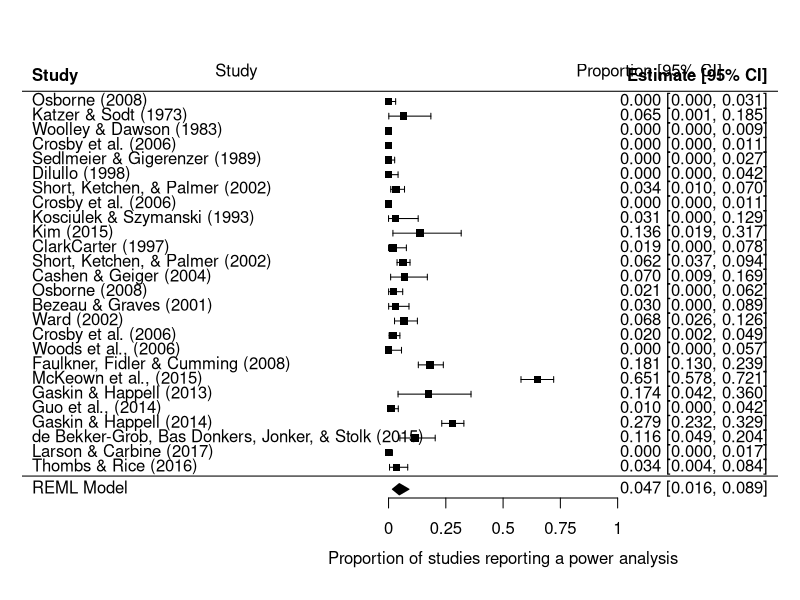
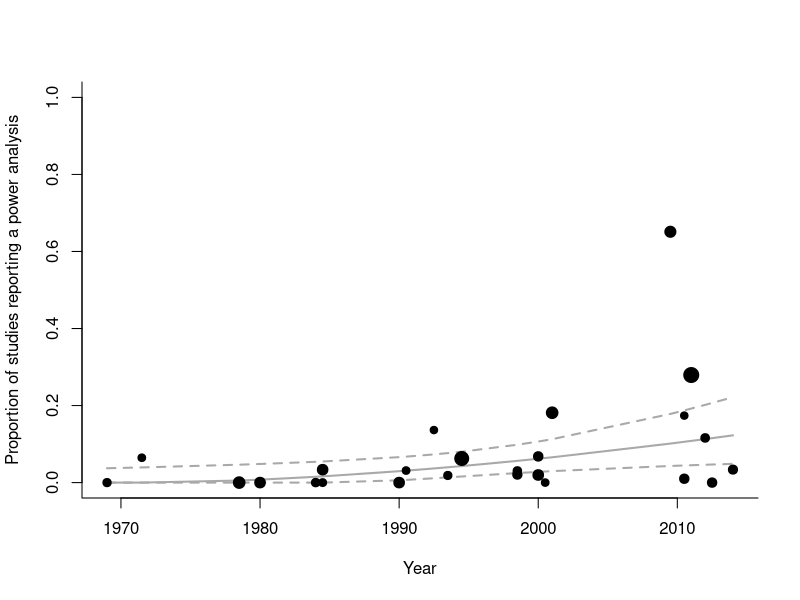

These figures' R source, in order:
# Secondary analysis of the proportion of studies reporting a PA, meta-anaylsis without mods, and meta-analysis with year as a moderator
## Code adapted from http://www.metafor-project.org/doku.php/faq#how_is_the_freeman-tukey_trans ~ Example from this used as a rough model (i.e., not FE, but REML estimation used, but otherwise quite similar), code for last diagram adapted from "http://www.metafor-project.org/doku.php/analyses:viechtbauer2007b"
library(metafor); library(readxl)

# Importing data - you will need to replace this file path with the file path to the file from https://osf.io/gpvbq/
dataSetOri <- read_excel("SecondaryAnalysisData2018.03.25.xlsx", 
                         sheet = "Data_prop_reporting_PA")
dataSetOri <-as.data.frame(dataSetOri)

dataSet  <- dataSetOri

############# Data cleaning ############ 

### replace year data with median year ###

#extract years vector for easy use
years<-dataSet$YearsStudied
# Extract just those studies that cover 1 year (produces warning, as studies which cover ranges are changed to NAs)
medianYear<-as.numeric(years) # as.numeric(years)[is.na(as.numeric(years))]

# index through from 1 to years
for(i in 1:length(years)) {
  # if the years is not a numeric (i.e., if "as.numeric(years)[i]" is na, AND unlisting a split string of years[i] does produce a values (i.e., (as.numeric(unlist(strsplit(years[i], "-"))[2])) is NOT NA, meaning there is a second value when you split the cell apart at "-")
  if ((is.na(as.numeric(years)[i])) && (!is.na(as.numeric(unlist(strsplit(years[i], "-"))[2])))) {
    # then set minYear to be the first value of "strsplit(years[i], "-"))" - i.e., the first year listed
    minYear <- unlist(strsplit(years[i], "-"))[1]
    # and set maxYear to be the second value of "strsplit(years[i], "-"))" - i.e., the second year listed
    maxYear <- unlist(strsplit(years[i], "-"))[2]
    # and then take the range of minYear to MaxYear
    yearRange <- (minYear:maxYear)
    # and then take the median of yearRange, the median year covered by the range of values
    medianYear[i] <- median(yearRange)
  }
}

# adding medianYear col to dataSet
dataSet$medianYear<-medianYear

#### Excluding data with text in the exclude box ####
dat <- subset(dataSet, is.na(dataSet$exclude))

### Ordering by median year ###
dat <- dat[order(dat$medianYear),]

################### meta analysis ##################
# Transfrom proportion of successes to number of successes and save as xi (rounding to estimate number of articles, most proportions are correct the ~ 6 decimal or so, so the value will be exact, only McKeown, Andrew, Jennifer S. Gewandter, Michael P. McDermott, Joseph R. Pawlowski, Joseph J. Poli, Daniel Rothstein, John T. Farrar, et al. "Reporting of Sample Size Calculations in Analgesic Clinical Trials: Acttion Systematic Review." The Journal of Pain 16, no. 3 2015 could be a problem, and that's only by 1 success in either direction)
dat$xi<-round(dat$ProportionReportingPA * dat$NumberOfArticlesExamined)

## DOUBLE ARCSINE TRANSFORM of number of articles, which should make the sampling distribution more normal - xi = number of "sucesses", ni = number sampled total (dat$NumberOfArticlesExamined)
# See Miller, J. J. (1978). The Inverse of the Freeman - Tukey Double Arcsine Transformation. The American Statistician, 32(4), 138-138. doi:10.1080/00031305.1978.10479283 for details about the transformation, the formula used is the same, except that there is a multiplicative constant of .5 (accounted for in the transformation and back-transformation)
# The TF double arcsine transformation is used to normalie and variance-stabilise the sampling distribution of proportions
dat <-escalc(measure="PFT",xi=xi,ni=NumberOfArticlesExamined, data=dat)

#### Random effects meta analysis used, restricted maximum-likelihood estimator
res <- rma(yi, vi, method="REML", data=dat)
pred <- predict(res, transf=transf.ipft.hm, targs=list(ni=dat$NumberOfArticlesExamined))
pred

# back transform, yi = doub arcsin transformed value 
dat.back <- summary(dat, transf=transf.ipft, ni=dat$NumberOfArticlesExamined)

# forest plot with back transformed variables
forest(dat.back$yi, ci.lb=dat.back$ci.lb, ci.ub=dat.back$ci.ub, psize=1,
       xlim=c(-1.6,1.7), alim=c(0,1), ylim=c(-1.1,28.7), refline=NA, digits=3L, xlab="Proportion of studies reporting a power analysis", slab = dat.back$PaperCitation)
addpoly(pred$pred, ci.lb=pred$ci.lb, ci.ub=pred$ci.ub, row=-0.5, digits=3, mlab="REML Model", efac=1.3)
abline(h=0.4)
text(-.8, 28, "Study",               pos=4)
text( 1.5, 28, "Proportion [95% CI]", pos=2)

#### Random effects meta analysis including median year as a moderator #####
res1 <- rma(yi, vi, method="REML", data=dat, mods = medianYear)
pred1 <- predict(res1, transf=transf.ipft.hm, targs=list(ni=dat$NumberOfArticlesExamined))
pred1

# Ploting proportion by year
# a scatterplot of the data, a line (or rather: curve after the back-transformation) with the estimated average proportion of studies reporting a power analysis by years
# weighting size of dots by standard error
cexs <- 1/dat$vi
cexs <- 1 + (cexs - min(cexs)) / (max(cexs) - min(cexs))
#plotting predicted proportion on year, with points size weighted by standard error
plot(NA, NA, xlab="Year", ylab="Proportion of studies reporting a power analysis", xlim=c(min(dat$medianYear),max(dat$medianYear)), ylim=c(0,1), bty="l")
lines(dat$medianYear, pred1$ci.lb, col="darkgray",  lty = "dashed",  lwd=2)
# Upper and lower CIs
lines(dat$medianYear, pred1$ci.ub, col="darkgray", lty = "dashed", lwd=2)
lines(dat$medianYear, pred1$pred, col="darkgray", lwd=2)
points(dat$medianYear, transf.ipft(dat$yi,dat$NumberOfArticlesExamined), pch=19, cex=cexs)
